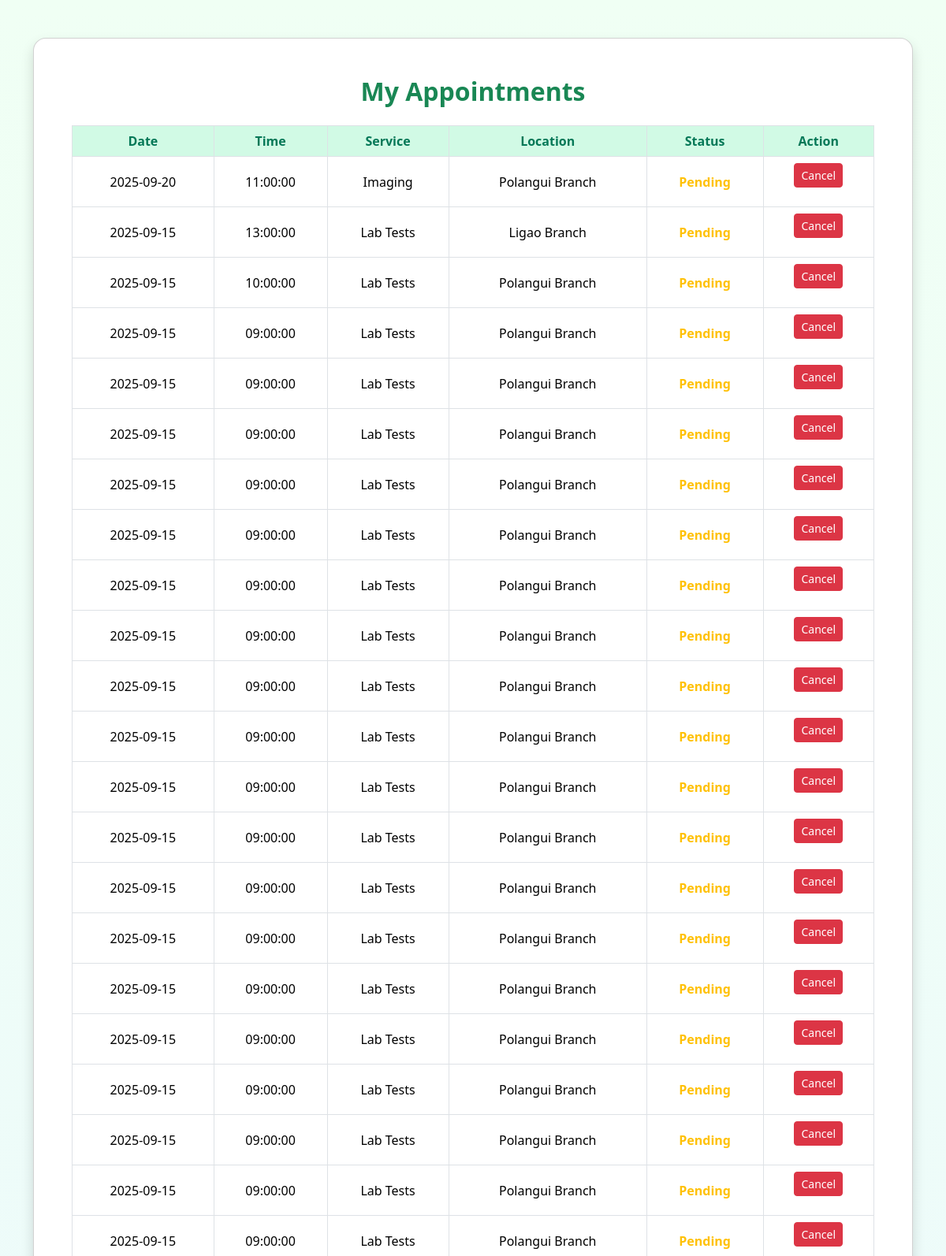
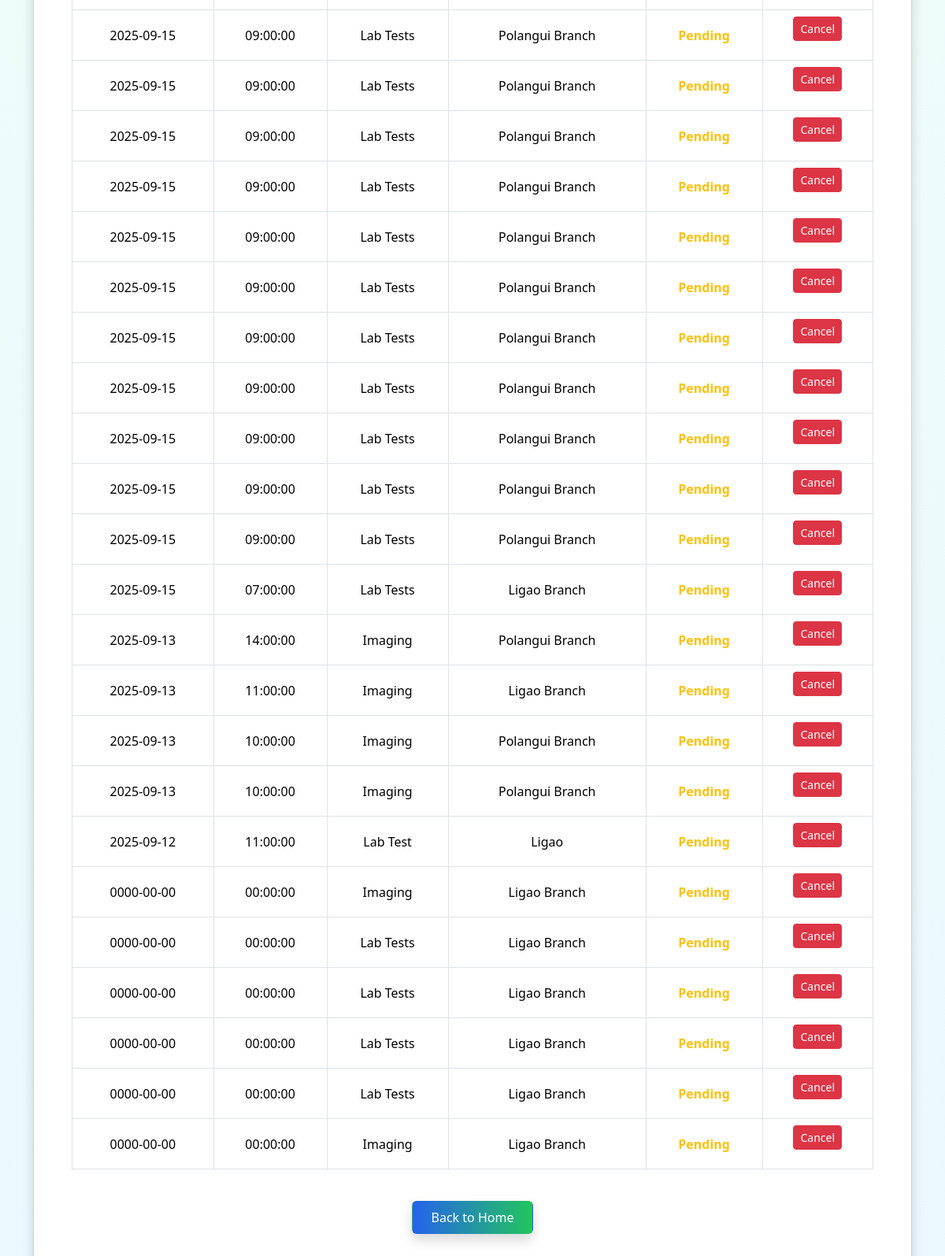
The app's page /view_appointment.php (signed in) with its own data (2 pictures, top to bottom).
### tables this page shows
CREATE TABLE `appointments` (
  `id` int(11) NOT NULL,
  `user_id` int(11) NOT NULL,
  `fullname` varchar(100) NOT NULL,
  `email` varchar(100) NOT NULL,
  `contact_number` varchar(20) NOT NULL,
  `address` text NOT NULL,
  `sex` varchar(10) NOT NULL,
  `age` int(11) NOT NULL,
  `birthday` date NOT NULL,
  `service` varchar(100) NOT NULL,
  `location` varchar(50) NOT NULL,
  `appointment_date` date NOT NULL,
  `appointment_time` time NOT NULL,
  `created_at` timestamp NOT NULL DEFAULT current_timestamp(),
  `status` enum('Pending','Confirmed','Cancelled') NOT NULL DEFAULT 'Pending',
  `cancelled_by` enum('user') DEFAULT NULL
);

### includes/view_appointment/bootstrap.php (called while the page is built, shortened)
<?php
include __DIR__ . '/../../db.php';
$user_id = $_SESSION['user_id'];
$stmt = $conn->prepare("
    SELECT * FROM appointments
    WHERE user_id = ?
    ORDER BY appointment_date DESC, appointment_time DESC
");
$stmt->execute([$user_id]);
$appointments = $stmt->fetchAll(PDO::FETCH_ASSOC);

### view_appointment.php (the view, shortened to what this page needs)
<?php require __DIR__ . '/includes/view_appointment/bootstrap.php'; ?>
<html lang="en">
<head>
<link href="https://cdn.jsdelivr.net/npm/bootstrap@5.3.3/dist/css/bootstrap.min.css" rel="stylesheet">
</head>
<body>
<div class="container py-5">
  <div class="card shadow card-custom">
    <div class="card-body p-5">
      <h2 class="text-center text-success fw-bold mb-4">My Appointments</h2>
      <?php if (count($appointments) > 0): ?>
        <div class="table-responsive">
          <table class="table table-bordered align-middle text-center">
            <thead>
              <tr>
                <th>Date</th>
                <th>Time</th>
                <th>Service</th>
                <th>Location</th>
                <th>Status</th>
                <th>Action</th>
              </tr>
            </thead>
            <tbody>
              <?php foreach ($appointments as $appt): ?>
                <tr>
                  <td><?= htmlspecialchars($appt['appointment_date']) ?></td>
                  <td><?= htmlspecialchars($appt['appointment_time']) ?></td>
                  <td><?= htmlspecialchars($appt['service']) ?></td>
                  <td><?= htmlspecialchars($appt['location']) ?></td>
                  <td class="<?php
                        if ($appt['status'] === 'Confirmed') echo 'text-success fw-bold';
                        elseif ($appt['status'] === 'Pending') echo 'text-warning fw-bold';
                        elseif ($appt['status'] === 'Cancelled') echo 'text-danger fw-bold';
                        else echo 'text-secondary';
                      ?>">
                    <?= htmlspecialchars($appt['status']) ?>
                  </td>
                  <td>
                    <?php if ($appt['status'] !== 'Cancelled'): ?>
                      <form method="POST"
                            onsubmit="return confirm('Are you sure you want to cancel this appointment?');">
                        <button type="submit" class="btn btn-sm btn-danger">
                          Cancel
                        </button>
                      </form>
                    <?php else: ?>
                      <span class="text-muted">—</span>
                    <?php endif; ?>
                  </td>
                </tr>
              <?php endforeach; ?>
            </tbody>
          </table>
        </div>
      <?php else: ?>
        <p class="text-center text-muted">  oou have no appointments booked yet.</p>
      <?php endif; ?>
      <div class="text-center mt-4">
        <a href="homepage.php" class="btn gradient-btn px-4 py-2 shadow">
          Back to Home
        </a>
      </div>
    </div>
  </div>
</div>
</body>
</html>

### view_appointment.php (style rules this page uses)
body { background: linear-gradient(to bottom, #f0fff4, #ebf8ff); min-height: 100vh; }
.card-custom { border-radius: 1rem; }
.table thead th { background-color: #d1fae5; color: #047857; font-weight: bold; text-align: center; }
.gradient-btn { background: linear-gradient(to right, #2563eb, #22c55e); color: white; font-weight: 500; }

### records on screen
appointments: appointment_date "2025-09-20", appointment_time "11:00:00", service "Imaging", location "Polangui Branch", status "Pending"
appointments: appointment_date "2025-09-15", appointment_time "13:00:00", service "Lab Tests", location "Ligao Branch", status "Pending"
appointments: appointment_date "2025-09-15", appointment_time "10:00:00", service "Lab Tests", location "Polangui Branch", status "Pending"
appointments: appointment_date "2025-09-15", appointment_time "09:00:00", service "Lab Tests", location "Polangui Branch", status "Pending"
appointments: appointment_date "2025-09-15", appointment_time "09:00:00", service "Lab Tests", location "Polangui Branch", status "Pending"
appointments: appointment_date "2025-09-15", appointment_time "09:00:00", service "Lab Tests", location "Polangui Branch", status "Pending"
appointments: appointment_date "2025-09-15", appointment_time "09:00:00", service "Lab Tests", location "Polangui Branch", status "Pending"
appointments: appointment_date "2025-09-15", appointment_time "09:00:00", service "Lab Tests", location "Polangui Branch", status "Pending"
appointments: appointment_date "2025-09-15", appointment_time "09:00:00", service "Lab Tests", location "Polangui Branch", status "Pending"
appointments: appointment_date "2025-09-15", appointment_time "09:00:00", service "Lab Tests", location "Polangui Branch", status "Pending"
appointments: appointment_date "2025-09-15", appointment_time "09:00:00", service "Lab Tests", location "Polangui Branch", status "Pending"
appointments: appointment_date "2025-09-15", appointment_time "09:00:00", service "Lab Tests", location "Polangui Branch", status "Pending"
appointments: appointment_date "2025-09-15", appointment_time "09:00:00", service "Lab Tests", location "Polangui Branch", status "Pending"
appointments: appointment_date "2025-09-15", appointment_time "09:00:00", service "Lab Tests", location "Polangui Branch", status "Pending"
appointments: appointment_date "2025-09-15", appointment_time "09:00:00", service "Lab Tests", location "Polangui Branch", status "Pending"
appointments: appointment_date "2025-09-15", appointment_time "09:00:00", service "Lab Tests", location "Polangui Branch", status "Pending"
appointments: appointment_date "2025-09-15", appointment_time "09:00:00", service "Lab Tests", location "Polangui Branch", status "Pending"
appointments: appointment_date "2025-09-15", appointment_time "09:00:00", service "Lab Tests", location "Polangui Branch", status "Pending"
appointments: appointment_date "2025-09-15", appointment_time "09:00:00", service "Lab Tests", location "Polangui Branch", status "Pending"
appointments: appointment_date "2025-09-15", appointment_time "09:00:00", service "Lab Tests", location "Polangui Branch", status "Pending"
appointments: appointment_date "2025-09-15", appointment_time "09:00:00", service "Lab Tests", location "Polangui Branch", status "Pending"
appointments: appointment_date "2025-09-15", appointment_time "09:00:00", service "Lab Tests", location "Polangui Branch", status "Pending"
appointments: appointment_date "2025-09-15", appointment_time "09:00:00", service "Lab Tests", location "Polangui Branch", status "Pending"
appointments: appointment_date "2025-09-15", appointment_time "09:00:00", service "Lab Tests", location "Polangui Branch", status "Pending"
appointments: appointment_date "2025-09-15", appointment_time "09:00:00", service "Lab Tests", location "Polangui Branch", status "Pending"
appointments: appointment_date "2025-09-15", appointment_time "09:00:00", service "Lab Tests", location "Polangui Branch", status "Pending"
appointments: appointment_date "2025-09-15", appointment_time "09:00:00", service "Lab Tests", location "Polangui Branch", status "Pending"
appointments: appointment_date "2025-09-15", appointment_time "09:00:00", service "Lab Tests", location "Polangui Branch", status "Pending"
appointments: appointment_date "2025-09-15", appointment_time "09:00:00", service "Lab Tests", location "Polangui Branch", status "Pending"
appointments: appointment_date "2025-09-15", appointment_time "09:00:00", service "Lab Tests", location "Polangui Branch", status "Pending"
appointments: appointment_date "2025-09-15", appointment_time "09:00:00", service "Lab Tests", location "Polangui Branch", status "Pending"
appointments: appointment_date "2025-09-15", appointment_time "09:00:00", service "Lab Tests", location "Polangui Branch", status "Pending"
appointments: appointment_date "2025-09-15", appointment_time "09:00:00", service "Lab Tests", location "Polangui Branch", status "Pending"
appointments: appointment_date "2025-09-15", appointment_time "07:00:00", service "Lab Tests", location "Ligao Branch", status "Pending"
appointments: appointment_date "2025-09-13", appointment_time "14:00:00", service "Imaging", location "Polangui Branch", status "Pending"
appointments: appointment_date "2025-09-13", appointment_time "11:00:00", service "Imaging", location "Ligao Branch", status "Pending"
appointments: appointment_date "2025-09-13", appointment_time "10:00:00", service "Imaging", location "Polangui Branch", status "Pending"
appointments: appointment_date "2025-09-13", appointment_time "10:00:00", service "Imaging", location "Polangui Branch", status "Pending"
appointments: appointment_date "2025-09-12", appointment_time "11:00:00", service "Lab Test", location "Ligao", status "Pending"
appointments: appointment_date "0000-00-00", appointment_time "00:00:00", service "Imaging", location "Ligao Branch", status "Pending"
appointments: appointment_date "0000-00-00", appointment_time "00:00:00", service "Lab Tests", location "Ligao Branch", status "Pending"
appointments: appointment_date "0000-00-00", appointment_time "00:00:00", service "Lab Tests", location "Ligao Branch", status "Pending"
appointments: appointment_date "0000-00-00", appointment_time "00:00:00", service "Lab Tests", location "Ligao Branch", status "Pending"
appointments: appointment_date "0000-00-00", appointment_time "00:00:00", service "Lab Tests", location "Ligao Branch", status "Pending"
appointments: appointment_date "0000-00-00", appointment_time "00:00:00", service "Imaging", location "Ligao Branch", status "Pending"
